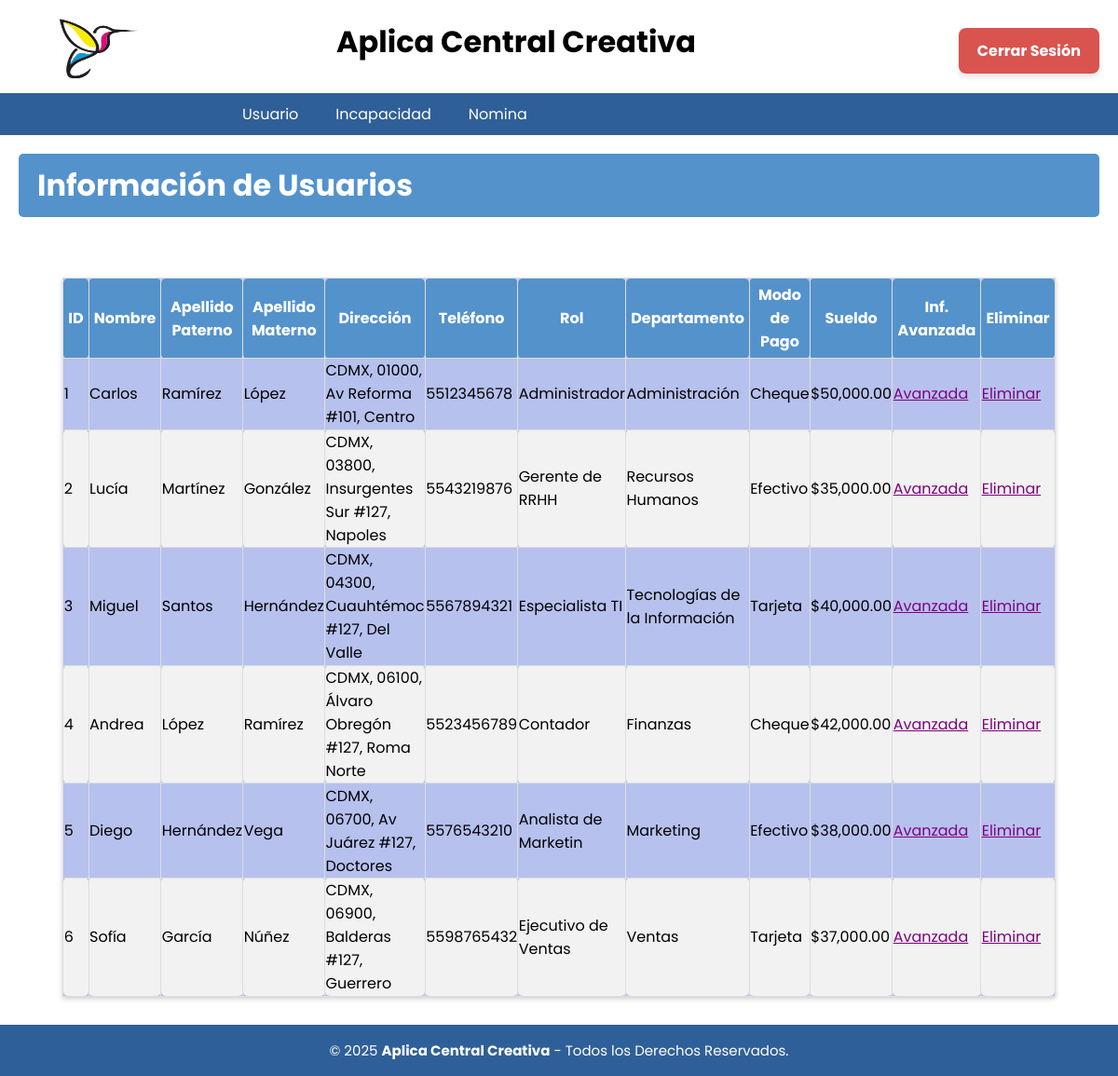
The page /Usuarios/Usuario.php (signed in) on the database its author committed.
### tables this page shows
CREATE TABLE usuario (
id_usuario INT NOT NULL PRIMARY KEY AUTO_INCREMENT,
nombre_usuario VARCHAR(50) NOT NULL,
correo TEXT NOT NULL,
contraseña VARCHAR(25) NOT NULL,
id_rol INT NOT NULL, 
id_departamento INT NOT NULL,
fecha_ingreso datetime,
CONSTRAINT fk_usuario_roles FOREIGN KEY (id_rol) REFERENCES Roles(id_rol),
CONSTRAINT fk_usuario_depar FOREIGN KEY (id_departamento) REFERENCES departamento(id_departamento)
);

CREATE TABLE persona (
id_persona INT NOT NULL PRIMARY KEY AUTO_INCREMENT,
id_usuario INT NOT NULL,
nom_persona VARCHAR(50) NOT NULL,
apellido_paterno VARCHAR(20) NOT NULL,
apellido_materno VARCHAR(20) NOT NULL,
curp VARCHAR(18) NOT NULL,
rfc  VARCHAR(13) NOT NULL,
codigo_postal VARCHAR(5),
calle VARCHAR(20),
num_ext TINYINT,
colonia VARCHAR(50),
ciudad VARCHAR(20),
telefono VARCHAR(10) NOT NULL,
sueldo NUMERIC(10,2),
modo_Pago ENUM('Efectivo','Tarjeta','Cheque'),
CONSTRAINT fk_usuario FOREIGN KEY (id_usuario) REFERENCES Usuario(id_usuario)
);

CREATE TABLE roles (
id_rol INT NOT NULL PRIMARY KEY AUTO_INCREMENT,
roles VARCHAR(20) NOT NULL
);

CREATE TABLE departamento(
id_departamento INT NOT NULL PRIMARY KEY AUTO_INCREMENT,
nombre_departamento VARCHAR(50) NOT NULL
);

### Usuarios/Usuario.php (the view, shortened to what this page needs)
<?php
include('../BD/ConexionBD.php');
include('../Nav/header.php');
$sql = "SELECT
            usuario.id_usuario,
            roles.roles AS Rol,
            departamento.nombre_departamento AS Departamento,
            persona.nom_persona AS Nombre,
            persona.apellido_paterno AS Apellido_Paterno,
            persona.apellido_materno AS Apellido_Materno,
            persona.codigo_postal,
            persona.calle,
            persona.num_ext,
            persona.colonia,
            persona.ciudad,
            persona.telefono,
            persona.modo_Pago,
            persona.sueldo
        FROM usuario
        JOIN persona ON usuario.id_usuario = persona.id_usuario
        JOIN roles ON usuario.id_rol = roles.id_rol
        JOIN departamento ON usuario.id_departamento = departamento.id_departamento";
$result = $conn->query($sql);
?>
<body>
    <h1 class="titulo">Información de Usuarios</h1>
    <br>
    <table class='tabla'>
        <thead>
            <tr class='cont'>
                <th>ID</th>
                <th>Nombre</th>
                <th>Apellido Paterno</th>
                <th>Apellido Materno</th>
                <th>Dirección</th>
                <th>Teléfono</th>
                <th>Rol</th>
                <th>Departamento</th>
                <th>Modo de Pago</th>
                <th>Sueldo</th>
                <th>Inf. Avanzada</th>
                <th>Eliminar</th>
            </tr>
        </thead>
        <tbody>
            <?php while ($fila = $result->fetch_assoc()) : ?>
                <tr>
                    <td><?= htmlspecialchars($fila['id_usuario']) ?></td>
                    <td><?= htmlspecialchars($fila['Nombre']) ?></td>
                    <td><?= htmlspecialchars($fila['Apellido_Paterno']) ?></td>
                    <td><?= htmlspecialchars($fila['Apellido_Materno']) ?></td>
                    <td><?= htmlspecialchars($fila['ciudad']) . ", " . htmlspecialchars($fila['codigo_postal']) . ", " .($fila['calle']) . " #" . $fila['num_ext'] . ", " . htmlspecialchars($fila['colonia']) ?></td>
                    <td><?= htmlspecialchars($fila['telefono']) ?></td>
                    <td><?= htmlspecialchars($fila['Rol']) ?></td>
                    <td><?= htmlspecialchars($fila['Departamento']) ?></td>
                    <td><?= htmlspecialchars($fila['modo_Pago']) ?></td>
                    <td>$<?= number_format($fila['sueldo'], 2) ?></td>
                    <td><a href='Editar/Modificar.php?id_usuario=<?= htmlspecialchars($fila['id_usuario']) ?>' class='editar'>Avanzada</a></td>
                    <td><a href='Eliminar/Eliminar_Usuario.php?id_usuario=<?= htmlspecialchars($fila['id_usuario']) ?>' class='eliminar'>Eliminar</a></td>
                </tr>
            <?php endwhile; ?>
        </tbody>
    </table>
</body>
<?php include('../Nav/footer.php'); ?>
</html>

### BD/ConexionBD.php (shortened to what this page needs)
<!DOCTYPE html>
<html lang="en">
<head>
</head>
<body>
</body>
</html>

### Nav/header.php (shortened to what this page needs)
<?php
include('../BD/ConexionBD.php');
$id_rol = $_SESSION['id_rol'];
$menus = [
    1 => [
        "Usuario" => [
            "Usuario" => "../Usuarios/usuario.php",
            "Registro" => "../Usuarios/Registro/Registro_Usuario.php"
        ],
        "Incapacidad" =>[
            "Incapacidad" => "../Incapacidad/incapacidades.php",
            "Registro" => "../Incapacidad/Registro/Registro_Incapacidades.php"
        ],
        "Nomina" =>[
            "Nomina" => "../Nomina/Nomina.php",
            "Registro" => "../Nomina/Registro_N/Registro_Nomina.php"
        ]
    ]
];
?>
<!DOCTYPE html>
<html lang="es">
<head>
    <link rel="stylesheet" href="../CSS/menu.css" type="text/css">
    <link rel="stylesheet" href="../CSS/cabecera.css" type="text/css">
    <link rel="stylesheet" href="../CSS/pie_pagina.css" type="text/css">
    <link rel="stylesheet" href="../CSS/tablas_boton.css" type="text/css">
    <link rel="stylesheet" href="../CSS/formularios.css" type="text/css">
    <link rel="stylesheet" href="../CSS/departamentos.css" type="text/css">
    <link rel="stylesheet" href="../CSS/cabecera2.css" type="text/css">
    <link rel="stylesheet" href="../CSS/Detalle_Producto.css" type="text/css">
</head>
<body>
<header class="cabecera_p">
    <div class="cabecera">
        <h1 class="nom_sis">Aplica Central Creativa</h1>
        <a href="../Inicio/inicio.php">
            <img src="../Imagenes/acc_logo.png" class="img-logo" alt="Logo">
        </a>
        <div class="logout-container">
            <form method="POST">
                <button type="submit" name="cerrar_sesion" class="btn_logout">Cerrar Sesión</button>
            </form>
        </div>
    </div>
        <div class="header">
            <ul class="nav">
                <?php
                if ($id_rol && isset($menus[$id_rol])) {
                    foreach ($menus[$id_rol] as $nombre => $url) {
                        if (is_array($url)) {
                            echo "<li><a href='#'>$nombre</a><ul class='submenu'>";
                            echo "</ul></li>";
                        } else {
                            echo "<li><a href='$url'>$nombre</a></li>";
                        }
                    }
                } else {
                    echo "<li><a href='#'>Acceso Denegado</a></li>";
                }
                ?>
            </ul>
        </div>
    </header>
</body>
</html>

### Nav/footer.php
<footer class="pie-pagina">
        <div class="grupo-2">
            <small>&copy; 2025 <b>Aplica Central Creativa</b> - Todos los Derechos Reservados.</small>
        </div>
    </footer>

### CSS/menu.css (style rules this page uses)
* { padding: 0px; margin: 0px; }
.header { margin: auto; width: 100%; background-color: #2f5f98; }
ul, ol { list-style: none; }
.nav { display: flex; margin-left: 20%; }
.nav > li { position: relative; float: left; }
.nav li a { background-color: #2f5f98; color: #fff; text-decoration: none; padding: 10px 20px; display: block; }

### CSS/cabecera.css (style rules this page uses)
.cabecera { height: 100px; width: 100%; background-color: rgb(255, 255, 255); border: 0.5px solid rgb(255, 255, 255); }
.nom_sis { position: absolute; margin-top: 20px; margin-left: 30%; }
.img-logo { height: 90px; width: 100px; float: left; margin-left: 50px; margin-top: 5px; }

### CSS/pie_pagina.css (style rules this page uses)
.pie-pagina { width: 100%; margin-top: 30px; }
.pie-pagina .grupo-2 { background-color: #2f5f98; padding: 15px 10px; text-align: center; color: #fff; }
.pie-pagina .grupo-2 small { font-size: 15px; }

### CSS/tablas_boton.css (style rules this page uses)
.titulo { background-color: #5492cc; color: white; padding: 10px 20px; border: none; border-radius: 5px; cursor: pointer; font-family: 'Poppins', sans-serif; margin-left: 20px; margin-top: 20px; margin-right: 20px; }
.tabla { border-collapse: collapse; width: 80%; margin: 20px auto; font-family: 'Roboto', sans-serif; background-color: #b7c1ee; box-shadow: 0 2px 5px rgba(0, 0, 0, 0.2); }
.cont { text-align: center; }
.tabla th { border: 1px solid #ddd; padding: 5px 5px; text-align: center; }
.tabla td { border: 1px solid #ddd; padding: 0.3px 0.3px; text-align: left; }
.tabla th, .tabla_inv th, .tabla_ped th { background-color: #5492cc; color: white; font-weight: bold; }
.tabla td, .tabla_inv td, .tabla_ped td { color: #000000; }
.tabla tbody tr:nth-child(even) { background-color: #f2f2f2; }
.tabla th, table.tabla td { border-radius: 5px; }
a { text-decoration: underline; color: rgb(0, 0, 0); }

### CSS/formularios.css (style rules this page uses)
.titulo { background-color: #5492cc; color: white; padding: 10px 20px; border: none; border-radius: 5px; cursor: pointer; font-family: 'Poppins', sans-serif; margin-left: 20px; margin-top: 20px; margin-bottom: 20px; margin-right: 20px; }
* { font-family: 'Poppins', sans-serif; margin: 0; padding: 0; box-sizing: border-box; }

### CSS/departamentos.css (style rules this page uses)
a { text-decoration: underline; color: purple; }

### CSS/cabecera2.css (style rules this page uses)
* { padding: 0px; margin: 0px; }
.header { margin: auto; width: 100%; background-color: #2f5f98; }
ul, ol { list-style: none; }
.nav { display: flex; margin-left: 20%; }
.nav > li { position: relative; float: left; }
.nav li a { background-color: #2f5f98; color: #fff; text-decoration: none; padding: 10px 20px; display: block; }
h1, h2 { color: #000000; }
table { width: 100%; margin-bottom: 20px; border-collapse: collapse; }
table, th, td { border: 1px solid #ddd; }
th, td { padding: 10px; text-align: left; }
.logout-container { position: absolute; top: 30px; right: 20px; }
.btn_logout { background-color: #d9534f; color: white; border: none; padding: 12px 20px; font-size: 16px; font-weight: bold; cursor: pointer; border-radius: 8px; transition: all 0.3s ease; box-shadow: 0 4px 6px rgba(0, 0, 0, 0.1); margin-left: 10px; }

### rows shown on the page
usuario: id_usuario "1", persona.nom_persona "Carlos", persona.apellido_paterno "Ramírez", persona.apellido_materno "López", persona.ciudad "CDMX", persona.codigo_postal "01000", persona.calle "Av Reforma", persona.num_ext "101", persona.colonia "Centro", persona.telefono "5512345678", id_rol.roles "Administrador", id_departamento.nombre_departamento "Administración", persona.modo_Pago "Cheque", persona.sueldo "50,000.00"
usuario: id_usuario "2", persona.nom_persona "Lucía", persona.apellido_paterno "Martínez", persona.apellido_materno "González", persona.ciudad "CDMX", persona.codigo_postal "03800", persona.calle "Insurgentes Sur", persona.num_ext "127", persona.colonia "Napoles", persona.telefono "5543219876", id_rol.roles "Gerente de RRHH", id_departamento.nombre_departamento "Recursos Humanos", persona.modo_Pago "Efectivo", persona.sueldo "35,000.00"
usuario: id_usuario "3", persona.nom_persona "Miguel", persona.apellido_paterno "Santos", persona.apellido_materno "Hernández", persona.ciudad "CDMX", persona.codigo_postal "04300", persona.calle "Cuauhtémoc", persona.num_ext "127", persona.colonia "Del Valle", persona.telefono "5567894321", id_rol.roles "Especialista TI", id_departamento.nombre_departamento "Tecnologías de la Información", persona.modo_Pago "Tarjeta", persona.sueldo "40,000.00"
usuario: id_usuario "4", persona.nom_persona "Andrea", persona.apellido_paterno "López", persona.apellido_materno "Ramírez", persona.ciudad "CDMX", persona.codigo_postal "06100", persona.calle "Álvaro Obregón", persona.num_ext "127", persona.colonia "Roma Norte", persona.telefono "5523456789", id_rol.roles "Contador", id_departamento.nombre_departamento "Finanzas", persona.modo_Pago "Cheque", persona.sueldo "42,000.00"
usuario: id_usuario "5", persona.nom_persona "Diego", persona.apellido_paterno "Hernández", persona.apellido_materno "Vega", persona.ciudad "CDMX", persona.codigo_postal "06700", persona.calle "Av Juárez", persona.num_ext "127", persona.colonia "Doctores", persona.telefono "5576543210", id_rol.roles "Analista de Marketin", id_departamento.nombre_departamento "Marketing", persona.modo_Pago "Efectivo", persona.sueldo "38,000.00"
usuario: id_usuario "6", persona.nom_persona "Sofía", persona.apellido_paterno "García", persona.apellido_materno "Núñez", persona.ciudad "CDMX", persona.codigo_postal "06900", persona.calle "Balderas", persona.num_ext "127", persona.colonia "Guerrero", persona.telefono "5598765432", id_rol.roles "Ejecutivo de Ventas", id_departamento.nombre_departamento "Ventas", persona.modo_Pago "Tarjeta", persona.sueldo "37,000.00"

### other values the page prints
$nombre "Usuario"
$nombre "Incapacidad"
$nombre "Nomina"
